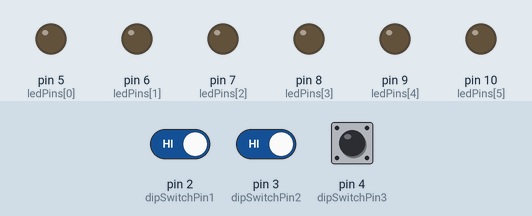
A sketch run on a simulated Arduino Uno, built with avr-gcc and run on an emulated ATmega328P. Parts: output pins drawn as LEDs (lit = HIGH). Dashed ring = blinking. The test bench sets the inputs (shaded band); at power-on: pin 2 (dipSwitchPin1) HIGH, pin 3 (dipSwitchPin2) HIGH, pin 4 (dipSwitchPin3) HIGH.

Above: at 1.2 s.
1.3 s: pin 2 (dipSwitchPin1) driven LOW and pin 3 (dipSwitchPin2) driven LOW
At 1.65 s:
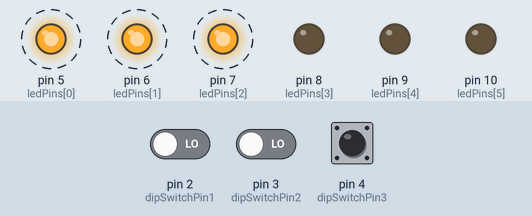
4.3 s: pin 2 (dipSwitchPin1) driven HIGH
At 4.3 s:
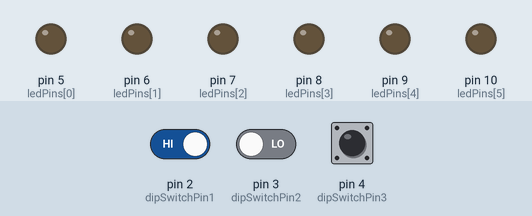
5.8 s: pin 4 (dipSwitchPin3) pulled LOW for 0.15 s
At 5.95 s:
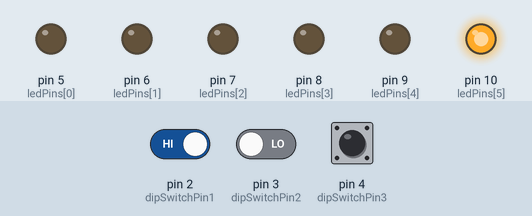
7.7 s: pin 4 (dipSwitchPin3) pulled LOW for 3.2 s
At 8.05 s:
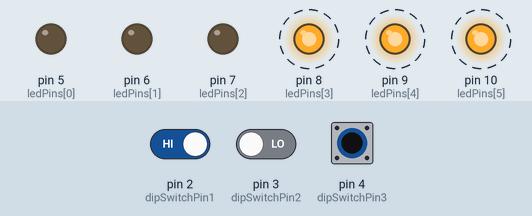
12.4 s: pin 2 (dipSwitchPin1) driven LOW
At 12.65 s:
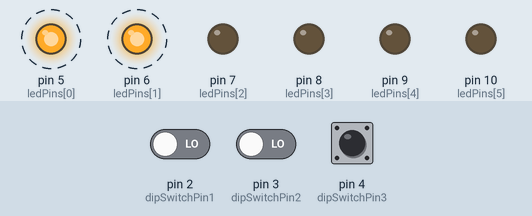
15.4 s: pin 3 (dipSwitchPin2) driven HIGH and pin 4 (dipSwitchPin3) driven LOW
At 16.01 s:
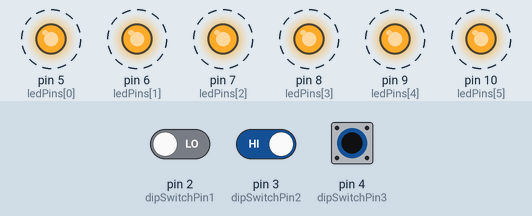
Timing chart, 0 to 19.4 s (numbered marks = the images above; inputs shaded):
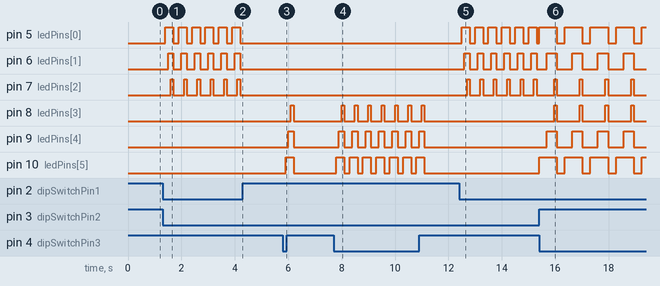

The sketch:

mighty_trug1.ino
```cpp
 const int dipSwitchPin1 = 2;  // Pin para el primer interruptor DIP
const int dipSwitchPin2 = 3;  // Pin para el segundo interruptor DIP
const int dipSwitchPin3 = 4;  // Pin para el tercer interruptor DIP

const int ledPins[] = {5, 6, 7, 8, 9, 10};  // Pins de los LEDs (L1, L2, L3, R1, R2, R3)

void setup() {
  for (int i = 0; i < 6; i++) {
    pinMode(ledPins[i], OUTPUT);
  }

  pinMode(dipSwitchPin1, INPUT_PULLUP);
  pinMode(dipSwitchPin2, INPUT_PULLUP);
  pinMode(dipSwitchPin3, INPUT_PULLUP);
}

void loop() {
  int dipSwitchState1 = digitalRead(dipSwitchPin1);
  int dipSwitchState2 = digitalRead(dipSwitchPin2);
  int dipSwitchState3 = digitalRead(dipSwitchPin3);

  // Combinación "100" (señal de giro a la derecha)
  if (dipSwitchState1 == HIGH && dipSwitchState2 == LOW && dipSwitchState3 == LOW) {
    delay (100);
    sequenceRightTurn();
  }
  // Combinación "001" (señal de giro a la izquierda)
  else if (dipSwitchState1 == LOW && dipSwitchState2 == LOW && dipSwitchState3 == HIGH) {
    delay(100);
    sequenceLeftTurn();
  }
  // Combinación "010" (luces intermitentes)
  else if (dipSwitchState1 == LOW && dipSwitchState2 == HIGH && dipSwitchState3 == LOW) {
    sequenceFlashingLights();
  }
  // Combinación "000" (estado predeterminado)
  else {
    allLightsOff();
  }
}

void sequenceRightTurn() {
  for (int i = 5; i >= 3; i--) {
    digitalWrite(ledPins[i], HIGH);
    delay(100);
  }
  // Apagar todos los LEDs a la vez
  for (int i = 5; i >= 3; i--) {
    digitalWrite(ledPins[i], LOW);
  }
    delay(100);
}

void sequenceLeftTurn() {
  for (int i = 0; i < 3; i++) {
    digitalWrite(ledPins[i], HIGH);
    delay(100);
  }
  // Apagar todos los LEDs a la vez
  for (int i = 0; i < 3; i++) {
    digitalWrite(ledPins[i], LOW);
  }
  delay(100);
}

void sequenceFlashingLights() {
  digitalWrite(ledPins[0], HIGH);
  digitalWrite(ledPins[5], HIGH);
  delay(280);

  digitalWrite(ledPins[1], HIGH);
  digitalWrite(ledPins[4], HIGH);
  delay(280);

  digitalWrite(ledPins[2], HIGH);
  digitalWrite(ledPins[3], HIGH);
  delay(100);

  for (int i = 0; i < 6; i++) {
    digitalWrite(ledPins[i], LOW);
  }
  delay(300);
}
void allLightsOff() {
  for (int i = 0; i < 6; i++) {
    digitalWrite(ledPins[i], LOW);
  }
}
```

Measured:
- after the input at 1.3 s, pin 5 (ledPins[0]): alternates HIGH for 0.30 s and LOW for 0.20 s, starting after 0.10 s; pin 6 (ledPins[1]): alternates HIGH for 0.20 s and LOW for 0.30 s, starting after 0.20 s; pin 7 (ledPins[2]): alternates HIGH for 0.10 s and LOW for 0.40 s, starting after 0.30 s
- after the input at 4.3 s, pin 5 (ledPins[0]), pin 6 (ledPins[1]), pin 7 (ledPins[2]): stops changing and stays LOW
- after the input at 5.8 s, pin 8 (ledPins[3]): LOW → HIGH after 0.30 s, → LOW 0.10 s later; pin 9 (ledPins[4]): LOW → HIGH after 0.20 s, → LOW 0.20 s later; pin 10 (ledPins[5]): LOW → HIGH after 0.10 s, → LOW 0.30 s later
- after the input at 7.7 s, pin 8 (ledPins[3]): alternates HIGH for 0.10 s and LOW for 0.40 s, 14 changes in all, then stays LOW, starting after 0.30 s; pin 9 (ledPins[4]): alternates HIGH for 0.20 s and LOW for 0.30 s, 14 changes in all, then stays LOW, starting after 0.20 s
- after the input at 12.4 s, pin 5 (ledPins[0]): alternates HIGH for 0.30 s and LOW for 0.20 s, starting after 0.10 s; pin 6 (ledPins[1]): alternates HIGH for 0.20 s and LOW for 0.30 s, starting after 0.20 s; pin 7 (ledPins[2]): alternates HIGH for 0.10 s and LOW for 0.40 s, starting after 0.30 s
- after the input at 15.4 s, pin 5 (ledPins[0]), pin 10 (ledPins[5]): alternates HIGH for 0.66 s and LOW for 0.30 s, starting at once; pin 6 (ledPins[1]), pin 9 (ledPins[4]): alternates HIGH for 0.38 s and LOW for 0.58 s, starting after 0.28 s; pin 7 (ledPins[2]), pin 8 (ledPins[3]): alternates HIGH for 0.10 s and LOW for 0.86 s, starting after 0.56 s
